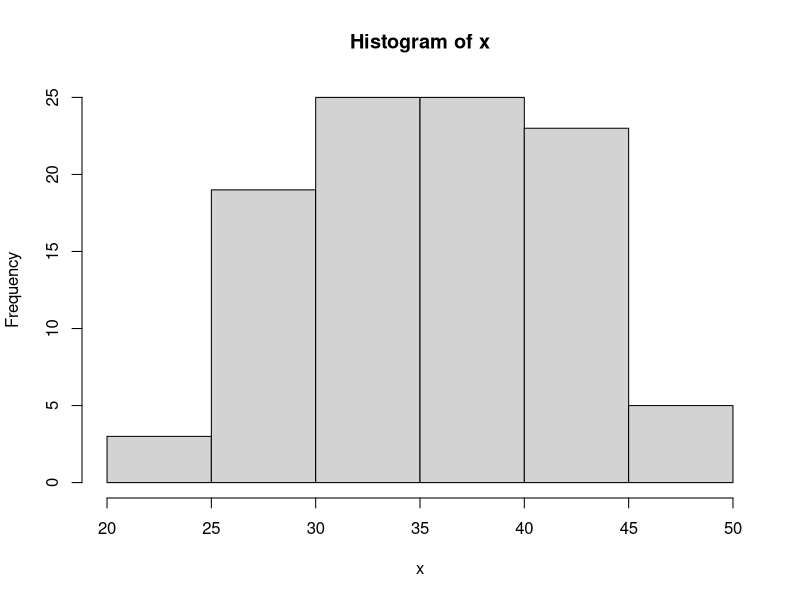

This chart was generated by the following R code:
make_choice <- function(N, split_number){
  input_list <- sample(1:N,N,replace = F)
  
  # YY: below can be replaced by 
  max <- max(input_list[1:split_number])
  if (FALSE) {
    max<-input_list[1]
    if (split_number!=1) {
      for (x in 2:split_number) {
        if (input_list[x]>max) {
          max<-input_list[x]
        }
      }
    }  
  }

  if (max == N) {
    result = input_list[N]
  } else {
    result <- -1
    for (x in (split_number+1):(N)) {
      if (input_list[x]>max) {
        result = input_list[x]
      }
    }
    # YY: if 100 appears in the first group, return the last item.
    if (result == -1) {
      result = input_list[N]
    }
  }

  if (FALSE) {
    if (split_number!=N) {
      for (x in (split_number+1):(N)) {
        if (input_list[x]>max) {
          result = input_list[x]
        }
      }
    }
  }
  
  return(result)
}

make_choice(100,10)

find_optimal<- function(N){
  maxcounter=0  
  optimal=1
  for (n in 1:N) { #did not stop at N/2 since there exist probability that optimal is at N
    trials =200
    counter=0
    for (x in 1:trials) {
      if (make_choice(N,n)==N) {
        counter<-counter+1
      }
    }
    if (counter>maxcounter) {
      maxcounter=counter
      optimal=n
    }
  }
  return(optimal)
}

find_optimal(100)

trials = 100
events = 100
x = c()

for (n in 1:trials) {
  x= c(find_optimal(events),x)
}

hist(x)

# YY: after my correction, it is closer to mathematical solution
sum(x)/trials #approximate solution

1/exp(1)*events #mathematical solution
